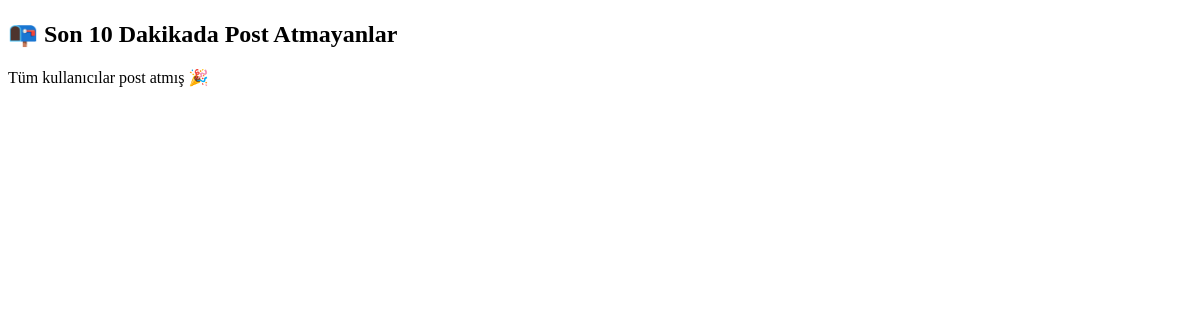
The app's page /posts/no-posts/, older data.
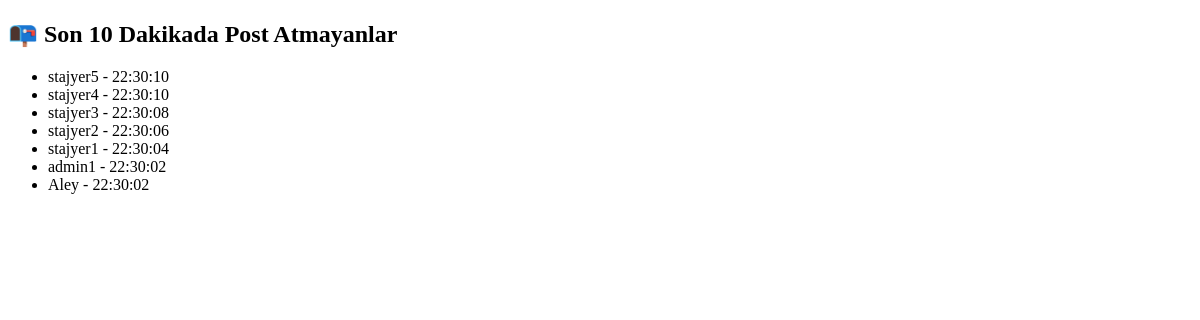
The same page, newer data.
### post/models.py (models this page shows, shortened)
class NoPostRecord(models.Model):
    user = models.ForeignKey(User, on_delete=models.CASCADE)
    checked_at = models.DateTimeField(auto_now_add=True)

### post/views.py (the view)
# urls.py: path('no-posts/', no_posts, name='no_posts'),
def no_posts(request):
    users = NoPostRecord.objects.select_related('user').all().order_by('-checked_at')
    return render(request, 'no_posts.html', {'records': users})

### post/templates/no_posts.html (shortened to what this page needs)
<!DOCTYPE html>
<html>
<head>
</head>
<body>
    <h2>📭 Son 10 Dakikada Post Atmayanlar</h2>
    {% if records %}
        <ul>
        {% for record in records %}
            <li>{{ record.user.username }} - {{ record.checked_at|date:"H:i:s" }}</li>
        {% endfor %}
        </ul>
    {% else %}
        <p>Tüm kullanıcılar post atmış 🎉</p>
    {% endif %}
</body>
</html>

Row changes from the older to the newer data that the page shows:
added NoPostRecord: user.username "stajyer5", checked_at "22:30:10"
added NoPostRecord: user.username "stajyer4", checked_at "22:30:10"
added NoPostRecord: user.username "stajyer3", checked_at "22:30:08"
added NoPostRecord: user.username "stajyer2", checked_at "22:30:06"
added NoPostRecord: user.username "stajyer1", checked_at "22:30:04"
added NoPostRecord: user.username "admin1", checked_at "22:30:02"
added NoPostRecord: user.username "Aley", checked_at "22:30:02"
Text that changed along with them:
text no longer shown: "Tüm kullanıcılar post atmış 🎉"
